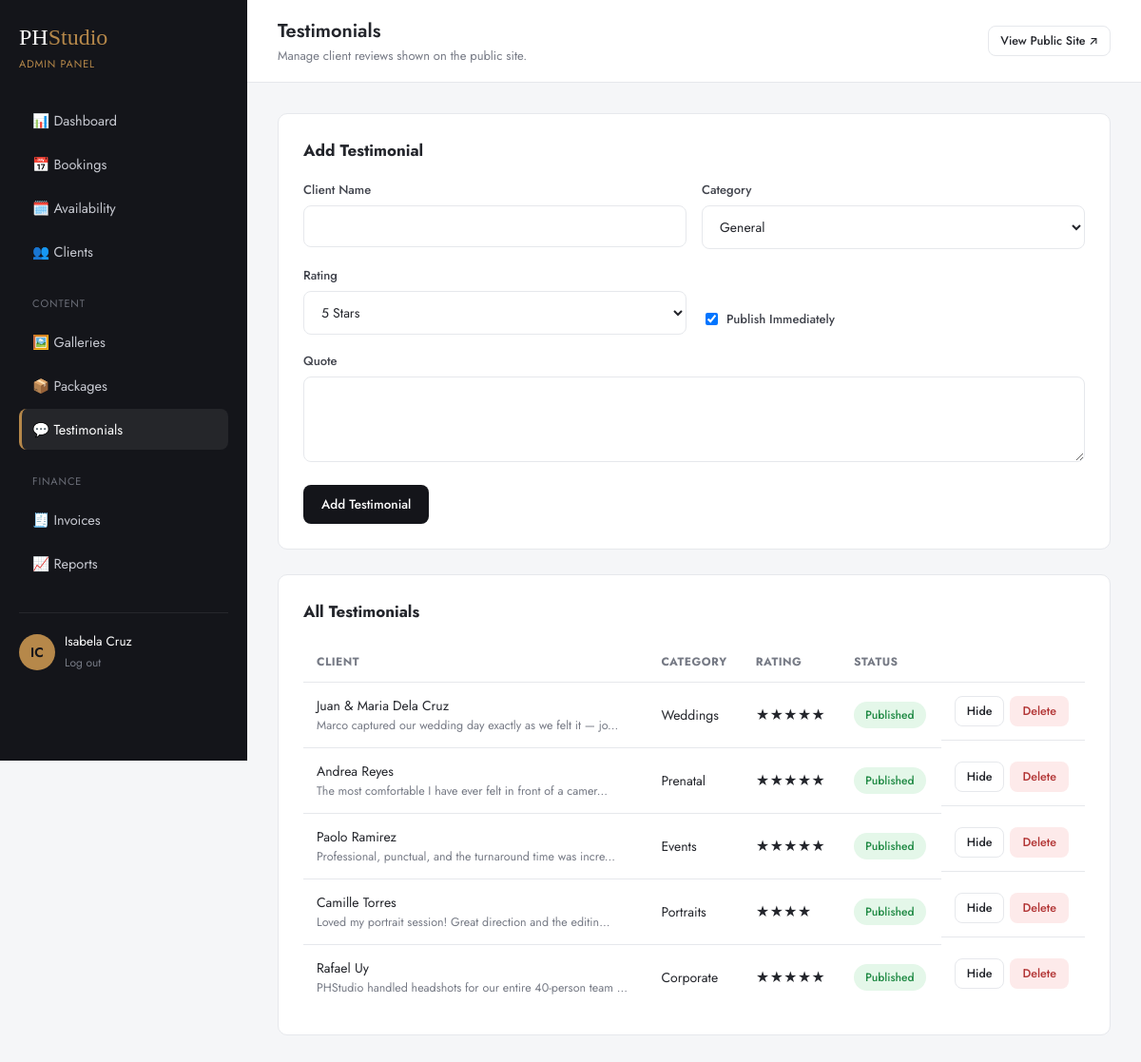
The app's page /backend/admin/testimonials.php (signed in) with its own data.
### tables this page shows
CREATE TABLE testimonials (
    id              INT UNSIGNED AUTO_INCREMENT PRIMARY KEY,
    client_name     VARCHAR(120) NOT NULL,
    client_photo    VARCHAR(255) DEFAULT NULL,
    category_id     INT UNSIGNED DEFAULT NULL,
    rating          TINYINT UNSIGNED NOT NULL DEFAULT 5,
    quote           TEXT NOT NULL,
    is_published    TINYINT(1) NOT NULL DEFAULT 1,
    created_at      DATETIME NOT NULL DEFAULT CURRENT_TIMESTAMP,
    FOREIGN KEY (category_id) REFERENCES categories(id) ON DELETE SET NULL
);

CREATE TABLE categories (
    id              INT UNSIGNED AUTO_INCREMENT PRIMARY KEY,
    name            VARCHAR(80) NOT NULL,
    slug            VARCHAR(80) NOT NULL UNIQUE,
    description     VARCHAR(255) DEFAULT NULL,
    cover_image     VARCHAR(255) DEFAULT NULL,
    sort_order      INT UNSIGNED DEFAULT 0
);

### backend/config/db.php (called while the page is built, shortened)
<?php
function db(): PDO
{
    static $pdo = null;
    if ($pdo instanceof PDO) {
        return $pdo;
    }
    $dsn = sprintf(
        'mysql:host=%s;port=%s;dbname=%s;charset=utf8mb4',
        DB_HOST,
        DB_PORT,
        DB_NAME
    );
    try {
        $pdo = new PDO($dsn, DB_USER, DB_PASS, [
            PDO::ATTR_ERRMODE            => PDO::ERRMODE_EXCEPTION,
            PDO::ATTR_DEFAULT_FETCH_MODE => PDO::FETCH_ASSOC,
            PDO::ATTR_EMULATE_PREPARES   => false,
        ]);
    } catch (PDOException $e) {
        if (APP_DEBUG) {
            die('Database connection failed: ' . $e->getMessage());
        }
        die('We are experiencing a temporary issue. Please try again shortly.');
    }
    return $pdo;
}

### backend/includes/functions.php (called while the page is built, shortened)
<?php
require_once __DIR__ . '/../config/db.php';
function e(?string $value): string
{
    return htmlspecialchars($value ?? '', ENT_QUOTES, 'UTF-8');
}

### backend/admin/testimonials.php (the view, shortened to what this page needs)
<?php
require_once __DIR__ . '/../includes/functions.php';
$testimonials = db()->query('SELECT t.*, c.name AS category_name FROM testimonials t LEFT JOIN categories c ON c.id = t.category_id ORDER BY t.created_at DESC')->fetchAll();
require __DIR__ . '/../includes/dash_header.php';
?>
<div class="panel">
  <div class="panel-head"><h3>Add Testimonial</h3></div>
  <form method="post">
    <div class="d-form-row">
      <div class="d-form-group">
        <label>Client Name</label>
        <input class="d-form-control" type="text" name="client_name" required>
      </div>
      <div class="d-form-group">
        <label>Category</label>
        <select class="d-form-control" name="category_id">
          <option value="">General</option>
        </select>
      </div>
    </div>
    <div class="d-form-row">
      <div class="d-form-group">
        <label>Rating</label>
        <select class="d-form-control" name="rating">
          <?php for ($i = 5; $i >= 1; $i--): ?><option value="<?= $i ?>"><?= $i ?> Stars</option><?php endfor; ?>
        </select>
      </div>
      <div class="d-form-group" style="display:flex;align-items:end;">
        <label style="display:flex;align-items:center;gap:6px;"><input type="checkbox" name="is_published" checked> Publish Immediately</label>
      </div>
    </div>
    <div class="d-form-group">
      <label>Quote</label>
      <textarea class="d-form-control" name="quote" rows="3" required></textarea>
    </div>
    <button type="submit" class="d-btn d-btn-primary">Add Testimonial</button>
  </form>
</div>
<div class="panel">
  <div class="panel-head"><h3>All Testimonials</h3></div>
  <div class="table-wrap">
    <table class="d-table">
      <thead><tr><th>Client</th><th>Category</th><th>Rating</th><th>Status</th><th></th></tr></thead>
      <tbody>
        <?php foreach ($testimonials as $t): ?>
        <tr>
          <td><?= e($t['client_name']) ?><br><span style="color:var(--d-muted);font-size:12.5px;"><?= e(mb_strimwidth($t['quote'], 0, 60, '...')) ?></span></td>
          <td><?= e($t['category_name'] ?? 'General') ?></td>
          <td><?= str_repeat('★', $t['rating']) ?></td>
          <td><span class="badge <?= $t['is_published'] ? 'badge-completed' : 'badge-pending' ?>"><?= $t['is_published'] ? 'Published' : 'Hidden' ?></span></td>
          <td style="display:flex;gap:6px;">
            <form method="post"><button type="submit" class="d-btn d-btn-outline d-btn-sm"><?= $t['is_published'] ? 'Hide' : 'Publish' ?></button></form>
            <form method="post" onsubmit="return confirm('Delete this testimonial?');"><button type="submit" class="d-btn d-btn-danger d-btn-sm">Delete</button></form>
          </td>
        </tr>
        <?php endforeach; ?>
      </tbody>
    </table>
  </div>
</div>
<?php require __DIR__ . '/../includes/dash_footer.php'; ?>

### backend/assets/css/dashboard.css (style rules this page uses)
:root { --d-black: #14151a; --d-charcoal: #1f2128; --d-gold: #b6884a; --d-bg: #f5f6f8; --d-card: #ffffff; --d-border: #e6e8ec; --d-text: #23252b; --d-muted: #767a85; --d-radius: 10px; --d-font: 'Jost', -apple-system, BlinkMacSystemFont, sans-serif; }
* { box-sizing: border-box; }
body.dashboard { margin: 0; font-family: var(--d-font); background: var(--d-bg); color: var(--d-text); display: flex; min-height: 100vh; }
.panel { background: var(--d-card); border: 1px solid var(--d-border); border-radius: var(--d-radius); padding: 26px; margin-bottom: 26px; }
.panel-head { display: flex; align-items: center; justify-content: space-between; margin-bottom: 20px; flex-wrap: wrap; gap: 12px; }
.panel-head h3 { font-size: 17px; margin: 0; }
.table-wrap { overflow-x: auto; }
table.d-table { width: 100%; border-collapse: collapse; font-size: 14px; }
table.d-table th { text-align: left; padding: 12px 14px; font-size: 12px; text-transform: uppercase; letter-spacing: 0.04em; color: var(--d-muted); border-bottom: 1px solid var(--d-border); }
table.d-table td { padding: 14px; border-bottom: 1px solid var(--d-border); vertical-align: middle; }
table.d-table tr:last-child td { border-bottom: none; }
.badge { display: inline-block; padding: 5px 12px; border-radius: 999px; font-size: 12px; font-weight: 500; text-transform: capitalize; white-space: nowrap; }
.badge-completed { background: #e4f7e9; color: #1f8a44; }
.d-btn { display: inline-flex; align-items: center; gap: 8px; justify-content:center; padding: 10px 18px; border-radius: 8px; font-size: 13.5px; font-weight: 500; cursor: pointer; border: 1px solid transparent; transition: all 0.2s ease; font-family: var(--d-font); }
.d-btn-primary { background: var(--d-black); color: #fff; }
.d-btn-outline { background: #fff; border-color: var(--d-border); color: var(--d-text); }
.d-btn-danger { background: #fdeaea; color: #b23434; }
.d-btn-sm { padding: 6px 12px; font-size: 12.5px; }
.d-form-group { margin-bottom: 18px; }
.d-form-group label { display: block; font-size: 13px; font-weight: 500; margin-bottom: 7px; color: #40434c; }
.d-form-control { width: 100%; padding: 11px 14px; border: 1px solid var(--d-border); border-radius: 8px; font-size: 14px; font-family: var(--d-font); background: #fff; color: var(--d-text); }
.d-form-row { display: grid; grid-template-columns: 1fr 1fr; gap: 16px; }
textarea.d-form-control { resize: vertical; min-height: 90px; }

### records on screen
testimonials: client_name "Juan & Maria Dela Cruz", quote "Marco captured our wedding day exactly as we felt it — jo...", category.name "Weddings", rating "★★★★★", is_published "Published"
testimonials: client_name "Andrea Reyes", quote "The most comfortable I have ever felt in front of a camer...", category.name "Prenatal", rating "★★★★★", is_published "Published"
testimonials: client_name "Paolo Ramirez", quote "Professional, punctual, and the turnaround time was incre...", category.name "Events", rating "★★★★★", is_published "Published"
testimonials: client_name "Camille Torres", quote "Loved my portrait session! Great direction and the editin...", category.name "Portraits", rating "★★★★", is_published "Published"
testimonials: client_name "Rafael Uy", quote "PHStudio handled headshots for our entire 40-person team ...", category.name "Corporate", rating "★★★★★", is_published "Published"

### other values on screen
$user['role'] "ADMIN"
$initials ?: 'U' "IC"
$user['full_name'] "Isabela Cruz"
$dashTitle "Testimonials"
$dashSubtitle "Manage client reviews shown on the public site."
form field rating "5 Stars"
